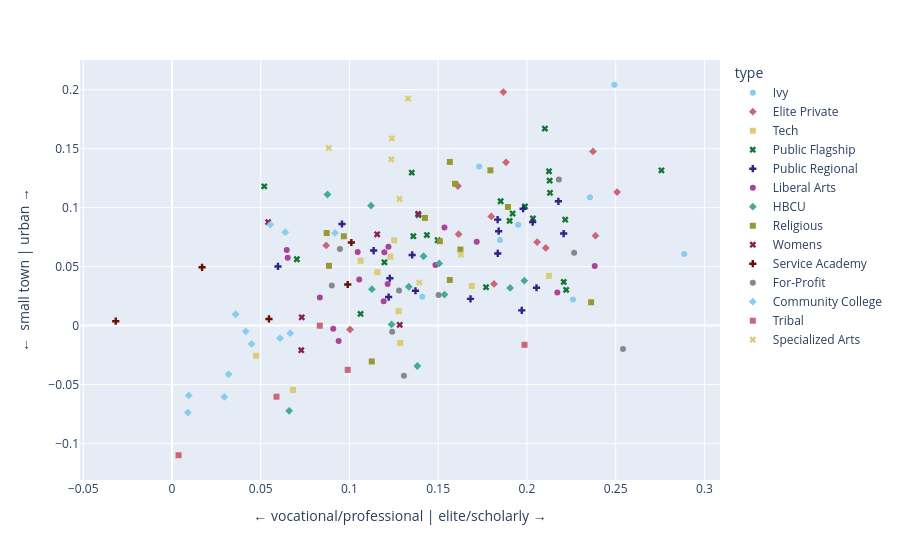

Notebook code cell kept with this figure:
### Code cell
fig_1 = px.scatter(
    df_scored_1,
    x="x", y="y",
    color="type",
    symbol="type",
    color_discrete_sequence=px.colors.qualitative.Safe,
    hover_name="name",
    hover_data={"x":False, "y":False,"type":False},
    labels={"x": "← vocational/professional | elite/scholarly →", "y":"←  small town | urban →"},
)
fig_1.show()

### Figure 1 — Plotly figure (JSON) as saved in the notebook; plotly's stock layout.template omitted (floating-point values rounded to 4 significant figures)
{"data": [{"customdata": [["Ivy"], ["Ivy"], ["Ivy"], ["Ivy"], ["Ivy"], ["Ivy"], ["Ivy"], ["Ivy"]], "hovertemplate": "<b>%{hovertext}</b><br><br><extra></extra>", "hovertext": ["Brown University", "Columbia University in the City of New York", "Cornell University", "Dartmouth College", "Harvard University", "Princeton University", "University of Pennsylvania", "Yale University"], "legendgroup": "Ivy", "marker": {"color": "rgb(136, 204, 238)", "symbol": "circle"}, "mode": "markers", "name": "Ivy", "orientation": "v", "showlegend": true, "type": "scatter", "x": [0.1731, 0.2493, 0.1848, 0.141, 0.2886, 0.2259, 0.1951, 0.2355], "xaxis": "x", "y": [0.1349, 0.2042, 0.07255, 0.02437, 0.06073, 0.02203, 0.0854, 0.1088], "yaxis": "y"}, {"customdata": [["Elite Private"], ["Elite Private"], ["Elite Private"], ["Elite Private"], ["Elite Private"], ["Elite Private"], ["Elite Private"], ["Elite Private"], ["Elite Private"], ["Elite Private"], ["Elite Private"], ["Elite Private"], ["Elite Private"]], "hovertemplate": "<b>%{hovertext}</b><br><br><extra></extra>", "hovertext": ["George Washington University", "Johns Hopkins University", "New York University", "Northeastern University", "Northwestern University", "Pacific Oaks College", "Rice University", "Stanford University", "Tufts University", "University of Chicago", "University of Southern California", "Vanderbilt University", "Washington University in St Louis"], "legendgroup": "Elite Private", "marker": {"color": "rgb(204, 102, 119)", "symbol": "diamond"}, "mode": "markers", "name": "Elite Private", "orientation": "v", "showlegend": true, "type": "scatter", "x": [0.1799, 0.2508, 0.1867, 0.2106, 0.1611, 0.08689, 0.1815, 0.2057, 0.2386, 0.2372, 0.1615, 0.1003, 0.1882], "xaxis": "x", "y": [0.09259, 0.1132, 0.198, 0.06583, 0.1184, 0.06797, 0.03537, 0.07078, 0.07622, 0.1476, 0.07751, -0.00329, 0.1384], "yaxis": "y"}, {"customdata": [["Tech"], ["Tech"], ["Tech"], ["Tech"], ["Tech"], ["Tech"], ["Tech"], ["Tech"], ["Tech"], ["Tech"]], "hovertemplate": "<b>%{hovertext}</b><br><br><extra></extra>", "hovertext": ["California Institute of Technology", "California Polytechnic State University-San Luis Obispo", "Colorado School of Mines", "Franklin W Olin College of Engineering", "Georgia Institute of Technology-Main Campus", "Illinois Institute of Technology", "Massachusetts Institute of Technology", "Rose-Hulman Institute of Technology", "Webb Institute", "Worcester Polytechnic Institute"], "legendgroup": "Tech", "marker": {"color": "rgb(221, 204, 119)", "symbol": "square"}, "mode": "markers", "name": "Tech", "orientation": "v", "showlegend": true, "type": "scatter", "x": [0.1157, 0.1252, 0.06818, 0.1063, 0.04739, 0.1277, 0.2124, 0.1231, 0.1286, 0.1689], "xaxis": "x", "y": [0.04532, 0.07229, -0.05447, 0.055, -0.02549, 0.01225, 0.04224, 0.05853, -0.01472, 0.03367], "yaxis": "y"}, {"customdata": [["Public Flagship"], ["Public Flagship"], ["Public Flagship"], ["Public Flagship"], ["Public Flagship"], ["Public Flagship"], ["Public Flagship"], ["Public Flagship"], ["Public Flagship"], ["Public Flagship"], ["Public Flagship"], ["Public Flagship"], ["Public Flagship"], ["Public Flagship"], ["Public Flagship"], ["Public Flagship"], ["Public Flagship"], ["Public Flagship"], ["Public Flagship"], ["Public Flagship"], ["Public Flagship"], ["Public Flagship"], ["Public Flagship"]], "hovertemplate": "<b>%{hovertext}</b><br><br><extra></extra>", "hovertext": ["Indiana University-Bloomington", "Michigan State University", "Ohio State University-Main Campus", "Purdue University-Main Campus", "Rutgers University-New Brunswick", "The University of Texas at Austin", "University of Arizona", "University of California-Berkeley", "University of California-Irvine", "University of California-Los Angeles", "University of California-San Diego", "University of Colorado Boulder", "University of Florida", "University of Georgia", "University of Illinois Urbana-Champaign", "University of Iowa", "University of Maryland-College Park", "University of Michigan-Ann Arbor", "University of Minnesota-Twin Cities", "University of North Carolina at Chapel Hill", "University of Virginia-Main Campus", "University of Washington-Seattle Campus", "University of Wisconsin-Madison"], "legendgroup": "Public Flagship", "marker": {"color": "rgb(17, 119, 51)", "symbol": "x"}, "mode": "markers", "name": "Public Flagship", "orientation": "v", "showlegend": true, "type": "scatter", "x": [0.2208, 0.1197, 0.05199, 0.07037, 0.1497, 0.213, 0.2034, 0.2758, 0.2128, 0.2101, 0.2124, 0.1436, 0.136, 0.177, 0.1852, 0.2221, 0.1903, 0.1919, 0.1989, 0.1389, 0.1062, 0.1351, 0.2216], "xaxis": "x", "y": [0.037, 0.05366, 0.1181, 0.05627, 0.07238, 0.1126, 0.09079, 0.1316, 0.1229, 0.167, 0.1308, 0.07675, 0.07579, 0.03256, 0.1054, 0.03031, 0.08877, 0.095, 0.101, 0.09377, 0.009932, 0.1297, 0.08985], "yaxis": "y"}, {"customdata": [["Public Regional"], ["Public Regional"], ["Public Regional"], ["Public Regional"], ["Public Regional"], ["Public Regional"], ["Public Regional"], ["Public Regional"], ["Public Regional"], ["Public Regional"], ["Public Regional"], ["Public Regional"], ["Public Regional"], ["Public Regional"], ["Public Regional"], ["Public Regional"], ["Public Regional"]], "hovertemplate": "<b>%{hovertext}</b><br><br><extra></extra>", "hovertext": ["Colorado State University-Fort Collins", "Florida International University", "Florida State University", "Iowa State University", "Mississippi State University", "San Diego State University", "The University of Alabama", "University of Alabama at Birmingham", "University of Alabama in Huntsville", "University of Alaska Anchorage", "University of Alaska Southeast", "University of Central Florida", "University of Hawaii at Hilo", "University of Hawaii at Manoa", "University of Houston", "University of Houston-Clear Lake", "University of Houston-Victoria"], "legendgroup": "Public Regional", "marker": {"color": "rgb(51, 34, 136)", "symbol": "cross"}, "mode": "markers", "name": "Public Regional", "orientation": "v", "showlegend": true, "type": "scatter", "x": [0.1221, 0.1228, 0.05972, 0.1682, 0.1372, 0.09578, 0.2207, 0.2177, 0.2032, 0.1835, 0.1971, 0.1136, 0.1841, 0.1836, 0.1979, 0.1353, 0.2054], "xaxis": "x", "y": [0.02422, 0.04015, 0.05014, 0.02263, 0.02957, 0.08616, 0.07806, 0.1054, 0.08772, 0.08988, 0.01294, 0.06363, 0.08003, 0.06119, 0.09911, 0.05992, 0.03209], "yaxis": "y"}, {"customdata": [["Liberal Arts"], ["Liberal Arts"], ["Liberal Arts"], ["Liberal Arts"], ["Liberal Arts"], ["Liberal Arts"], ["Liberal Arts"], ["Liberal Arts"], ["Liberal Arts"], ["Liberal Arts"], ["Liberal Arts"], ["Liberal Arts"], ["Liberal Arts"], ["Liberal Arts"], ["Liberal Arts"], ["Liberal Arts"]], "hovertemplate": "<b>%{hovertext}</b><br><br><extra></extra>", "hovertext": ["Amherst College", "Bowdoin College", "Carleton College", "Claremont McKenna College", "Colby College", "Davidson College", "Grinnell College", "Haverford College", "Kenyon College", "Middlebury College", "Oberlin College", "Pomona College", "Reed College", "Swarthmore College", "Whitman College", "Williams College"], "legendgroup": "Liberal Arts", "marker": {"color": "rgb(170, 68, 153)", "symbol": "circle"}, "mode": "markers", "name": "Liberal Arts", "orientation": "v", "showlegend": true, "type": "scatter", "x": [0.1484, 0.09085, 0.1055, 0.2382, 0.1215, 0.06466, 0.09392, 0.122, 0.08332, 0.2171, 0.1535, 0.06521, 0.1193, 0.1717, 0.1046, 0.1197], "xaxis": "x", "y": [0.05132, -0.002608, 0.03904, 0.05062, 0.03523, 0.06418, -0.01313, 0.06681, 0.0239, 0.02811, 0.08327, 0.05748, 0.02063, 0.07119, 0.06247, 0.06211], "yaxis": "y"}, {"customdata": [["HBCU"], ["HBCU"], ["HBCU"], ["HBCU"], ["HBCU"], ["HBCU"], ["HBCU"], ["HBCU"], ["HBCU"], ["HBCU"], ["HBCU"], ["HBCU"]], "hovertemplate": "<b>%{hovertext}</b><br><br><extra></extra>", "hovertext": ["Clark Atlanta University", "Dillard University", "Fisk University", "Florida Agricultural and Mechanical University", "Grambling State University", "Hampton University", "Howard University", "Morehouse College", "Morehouse School of Medicine", "Morgan State University", "Tuskegee University", "Xavier University of Louisiana"], "legendgroup": "HBCU", "marker": {"color": "rgb(68, 170, 153)", "symbol": "diamond"}, "mode": "markers", "name": "HBCU", "orientation": "v", "showlegend": true, "type": "scatter", "x": [0.1506, 0.1121, 0.1127, 0.06601, 0.1237, 0.08761, 0.1536, 0.1382, 0.1985, 0.1334, 0.1905, 0.1417], "xaxis": "x", "y": [0.05268, 0.1017, 0.03089, -0.07222, 0.001028, 0.1111, 0.02631, -0.03423, 0.03812, 0.03293, 0.03198, 0.05882], "yaxis": "y"}, {"customdata": [["Religious"], ["Religious"], ["Religious"], ["Religious"], ["Religious"], ["Religious"], ["Religious"], ["Religious"], ["Religious"], ["Religious"], ["Religious"], ["Religious"], ["Religious"]], "hovertemplate": "<b>%{hovertext}</b><br><br><extra></extra>", "hovertext": ["Baylor University", "Boston College", "College of the Ozarks", "Duke University", "Emory University", "Fordham University", "Georgetown University", "Gonzaga University", "Liberty University", "Loyola University Chicago", "Southern Methodist University", "University of Notre Dame", "Villanova University"], "legendgroup": "Religious", "marker": {"color": "rgb(153, 153, 51)", "symbol": "square"}, "mode": "markers", "name": "Religious", "orientation": "v", "showlegend": true, "type": "scatter", "x": [0.08844, 0.1794, 0.1565, 0.1625, 0.2362, 0.1893, 0.151, 0.09684, 0.1425, 0.1566, 0.1126, 0.1595, 0.08717], "xaxis": "x", "y": [0.05071, 0.1316, 0.03869, 0.06449, 0.01979, 0.1005, 0.07156, 0.07574, 0.09127, 0.1387, -0.03037, 0.1202, 0.07853], "yaxis": "y"}, {"customdata": [["Womens"], ["Womens"], ["Womens"], ["Womens"], ["Womens"], ["Womens"]], "hovertemplate": "<b>%{hovertext}</b><br><br><extra></extra>", "hovertext": ["Barnard College", "Bennett College", "Bryn Mawr College", "Smith College", "Vassar College", "Wellesley College"], "legendgroup": "Womens", "marker": {"color": "rgb(136, 34, 85)", "symbol": "x"}, "mode": "markers", "name": "Womens", "orientation": "v", "showlegend": true, "type": "scatter", "x": [0.1156, 0.07284, 0.1283, 0.05419, 0.07313, 0.1387], "xaxis": "x", "y": [0.07742, -0.02083, 0.0006643, 0.08775, 0.007061, 0.0948], "yaxis": "y"}, {"customdata": [["Service Academy"], ["Service Academy"], ["Service Academy"], ["Service Academy"], ["Service Academy"]], "hovertemplate": "<b>%{hovertext}</b><br><br><extra></extra>", "hovertext": ["United States Air Force Academy", "United States Coast Guard Academy", "United States Merchant Marine Academy", "United States Military Academy", "United States Naval Academy"], "legendgroup": "Service Academy", "marker": {"color": "rgb(102, 17, 0)", "symbol": "cross"}, "mode": "markers", "name": "Service Academy", "orientation": "v", "showlegend": true, "type": "scatter", "x": [0.01695, -0.03168, 0.09903, 0.05466, 0.1011], "xaxis": "x", "y": [0.04942, 0.003762, 0.03485, 0.005638, 0.07045], "yaxis": "y"}, {"customdata": [["For-Profit"], ["For-Profit"], ["For-Profit"], ["For-Profit"], ["For-Profit"], ["For-Profit"], ["For-Profit"], ["For-Profit"], ["For-Profit"]], "hovertemplate": "<b>%{hovertext}</b><br><br><extra></extra>", "hovertext": ["Capella University", "DeVry University-Illinois", "Full Sail University", "Grand Canyon University", "Southern New Hampshire University", "Strayer University-District of Columbia", "University of Phoenix-Arizona", "Walden University", "Western Governors University"], "legendgroup": "For-Profit", "marker": {"color": "rgb(136, 136, 136)", "symbol": "circle"}, "mode": "markers", "name": "For-Profit", "orientation": "v", "showlegend": true, "type": "scatter", "x": [0.1279, 0.1503, 0.09462, 0.09004, 0.1307, 0.2266, 0.218, 0.2541, 0.1241], "xaxis": "x", "y": [0.02972, 0.02602, 0.06493, 0.0341, -0.04253, 0.06167, 0.1238, -0.01982, -0.005298], "yaxis": "y"}, {"customdata": [["Community College"], ["Community College"], ["Community College"], ["Community College"], ["Community College"], ["Community College"], ["Community College"], ["Community College"], ["Community College"], ["Community College"], ["Community College"], ["Community College"]], "hovertemplate": "<b>%{hovertext}</b><br><br><extra></extra>", "hovertext": ["Austin Community College District", "Broward College", "Community College of Philadelphia", "Houston Community College", "Ivy Tech Community College", "Lone Star College System", "Miami Dade College", "Northern Virginia Community College", "Pasadena City College", "Santa Monica College", "Tarrant County College District", "Valencia College"], "legendgroup": "Community College", "marker": {"color": "rgb(136, 204, 238)", "symbol": "diamond"}, "mode": "markers", "name": "Community College", "orientation": "v", "showlegend": true, "type": "scatter", "x": [0.04485, 0.03585, 0.05537, 0.06664, 0.03189, 0.02955, 0.06089, 0.00894, 0.09186, 0.06382, 0.00949, 0.04158], "xaxis": "x", "y": [-0.01552, 0.009645, 0.08569, -0.006419, -0.04126, -0.06035, -0.01068, -0.0737, 0.07855, 0.0792, -0.05919, -0.004862], "yaxis": "y"}, {"customdata": [["Tribal"], ["Tribal"], ["Tribal"], ["Tribal"], ["Tribal"]], "hovertemplate": "<b>%{hovertext}</b><br><br><extra></extra>", "hovertext": ["Blackfeet Community College", "Dine College", "Haskell Indian Nations University", "Navajo Technical University", "Salish Kootenai College"], "legendgroup": "Tribal", "marker": {"color": "rgb(204, 102, 119)", "symbol": "square"}, "mode": "markers", "name": "Tribal", "orientation": "v", "showlegend": true, "type": "scatter", "x": [0.08328, 0.09902, 0.1986, 0.003687, 0.05888], "xaxis": "x", "y": [-7.568e-05, -0.03747, -0.01626, -0.1099, -0.06025], "yaxis": "y"}, {"customdata": [["Specialized Arts"], ["Specialized Arts"], ["Specialized Arts"], ["Specialized Arts"], ["Specialized Arts"], ["Specialized Arts"], ["Specialized Arts"]], "hovertemplate": "<b>%{hovertext}</b><br><br><extra></extra>", "hovertext": ["Berklee College of Music", "California Institute of the Arts", "Curtis Institute of Music", "Pratt Institute-Main", "Rhode Island School of Design", "School of the Art Institute of Chicago", "The Juilliard School"], "legendgroup": "Specialized Arts", "marker": {"color": "rgb(221, 204, 119)", "symbol": "x"}, "mode": "markers", "name": "Specialized Arts", "orientation": "v", "showlegend": true, "type": "scatter", "x": [0.1282, 0.1236, 0.1628, 0.08827, 0.1393, 0.133, 0.1239], "xaxis": "x", "y": [0.1073, 0.141, 0.06021, 0.1506, 0.03648, 0.1924, 0.1587], "yaxis": "y"}], "layout": {"legend": {"title": {"text": "type"}, "tracegroupgap": 0}, "margin": {"t": 60}, "xaxis": {"anchor": "y", "domain": [0, 1], "title": {"text": "← vocational/professional | elite/scholarly →"}}, "yaxis": {"anchor": "x", "domain": [0, 1], "title": {"text": "←  small town | urban →"}}}}
